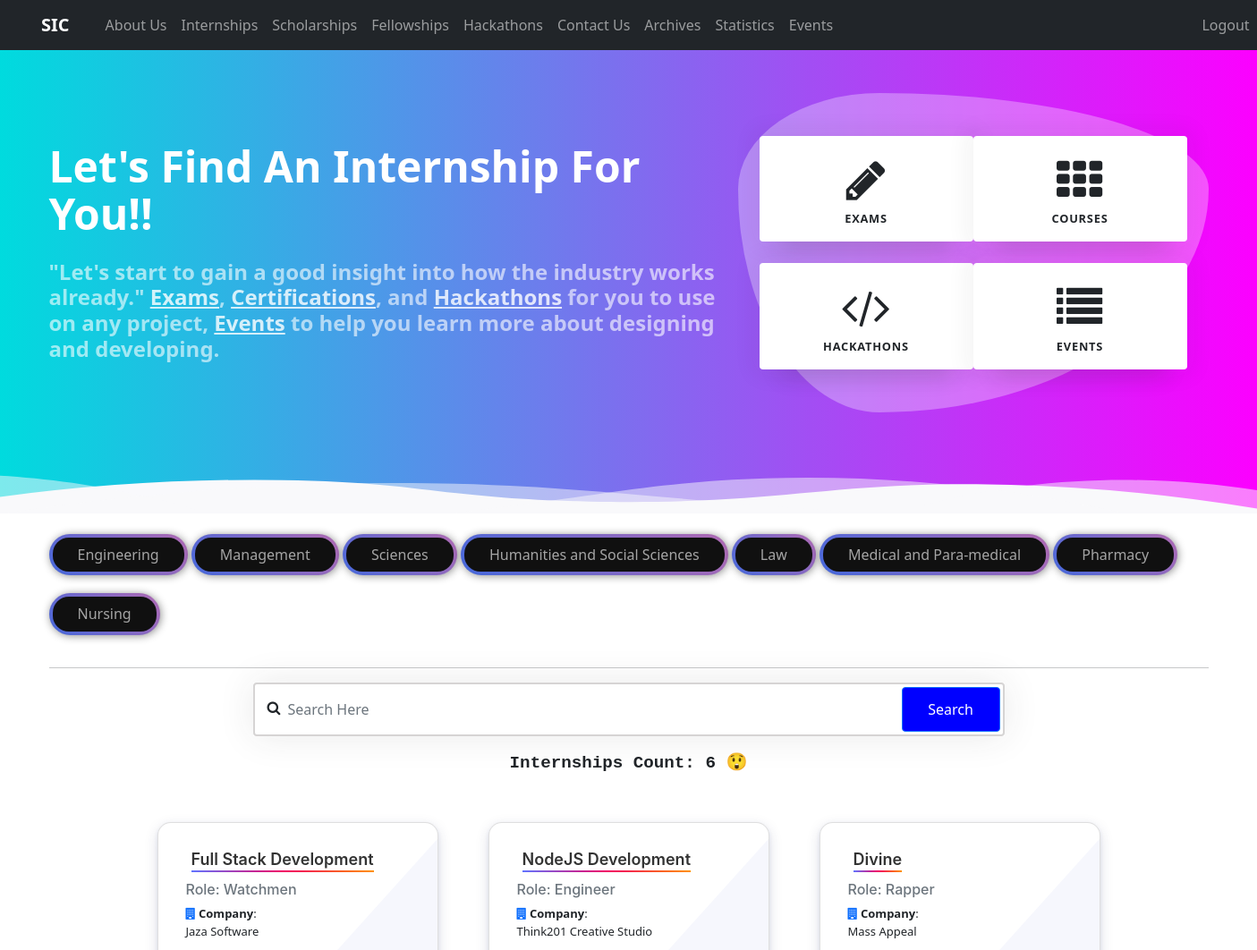
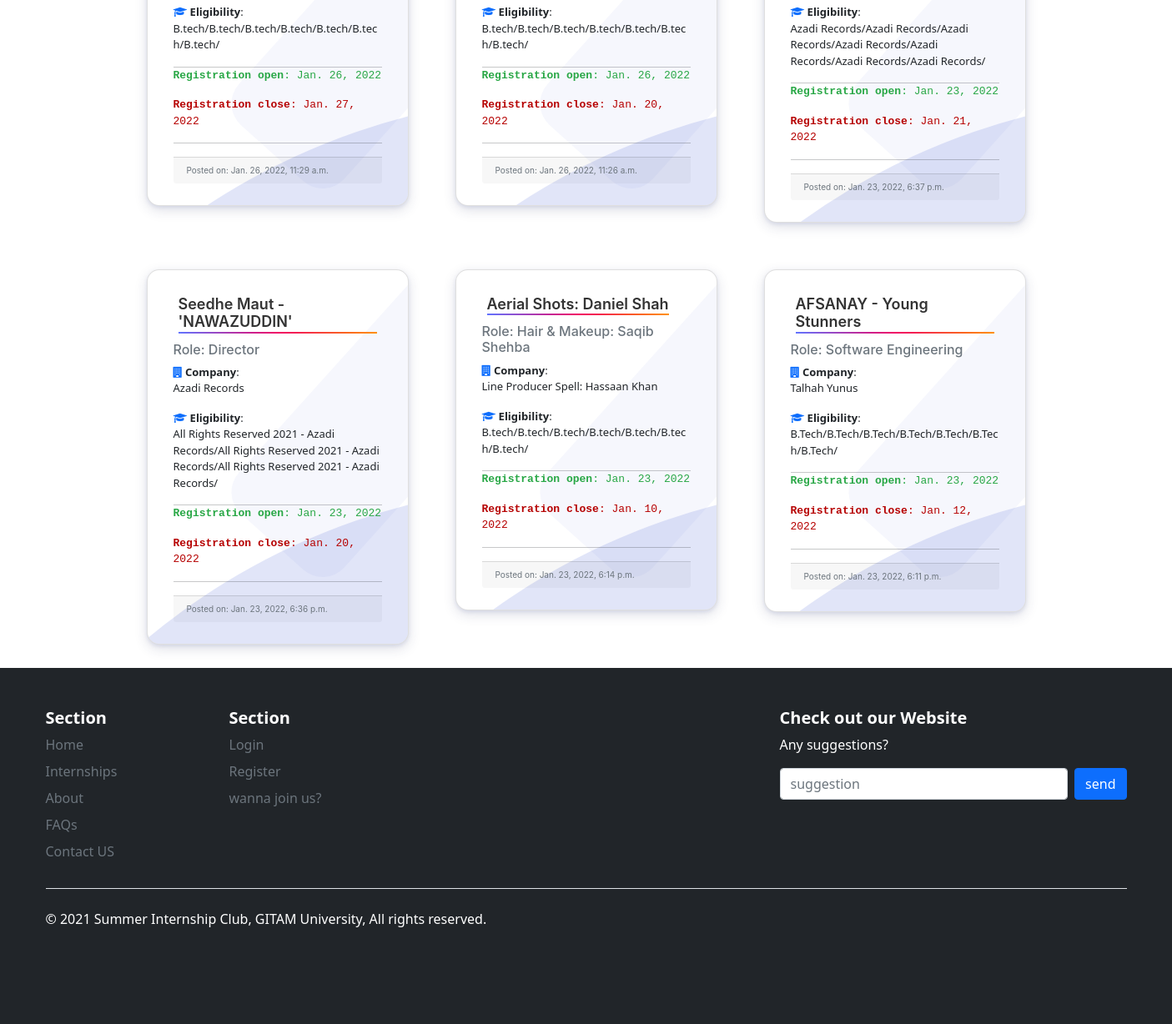
The page /internships/ (signed in) on the database its author committed (2 pictures, top to bottom).
### page/models.py (models this page shows, shortened)
class Internship(models.Model):
    title = models.CharField(max_length=75, blank=False)
    comapny_org = models.CharField(max_length=150, blank=True)
    role = models.CharField(max_length=50, blank=False)
    format = models.CharField(max_length=50, blank=False)
    description = models.TextField()
    registration_open = models.DateField()
    registration_close = models.DateField()
    eligibility = models.TextField()
    referral_link = models.CharField(max_length=100, blank=False)
    branch = models.CharField(max_length=50, choices=BRANCH_CHOICES, default='Everyone')
    date_posted = models.DateTimeField(default=timezone.now, blank=False)

### page/views.py (the view, shortened to what this page needs)
# urls.py: path('internships/', views.internships, name='page-internships'),
@login_required
def internships(request):
    context = {
        'branches': branches,
        'count': Internship.objects.all().count(),
        'posts': Internship.objects.order_by('-date_posted')
    }
    return render(request, 'page/internships.html', context)

### page/templates/page/internships.html (shortened to what this page needs)
{% extends "page/base.html" %}
{% block content %}
{% load static %}
<link href="https://maxcdn.bootstrapcdn.com/font-awesome/4.7.0/css/font-awesome.min.css" rel="stylesheet">
<header class="masthead">
    <div class="container">
        <div class="row align-items-center">
            <div class="col-lg-7 py-5">
                <h1 class="mb-4">Let's Find An Internship For You!!</h1>
                <h2 class="m-0">"Let's start to gain a good insight into how the industry works already." <a
                        href="/themes">Exams</a>, <a href="/templates">Certifications</a>, and <a href="/snippets">Hackathons</a>
                    for you to use on any project, <a href="/guides">Events</a> to help you learn more about designing
                    and developing.</h2>
            </div>
            <div class="col-lg-5">
                <div class="py-5 px-4 masthead-cards">
                    <div class="d-flex">
                        <a href="#" class="w-50 pr-3 pb-4">
                            <div class="card border-0 border-bottom-red shadow-lg shadow-hover">
                                <div class="card-body text-center">
                                    <div class="text-center">
                                        <i class="fa fa-pencil fa-4x my-2"></i>
                                    </div>
                                    EXAMS
                                </div>
                            </div>
                        </a>
                        <a href="#" class="w-50 pl-3 pb-4">
                            <div class="card border-0 border-bottom-blue shadow-lg shadow-hover">
                                <div class="card-body text-center">
                                    <div class="text-center">
                                        <i class="fa fa-th fa-4x my-2"></i>
                                    </div>
                                    COURSES
                                </div>
                            </div>
                        </a>
                    </div>
                    <div class="d-flex">
                        <a href="#" class="w-50 pr-3">
                            <div class="card border-0 border-bottom-yellow shadow-lg shadow-hover">
                                <div class="card-body text-center">
                                    <div class="text-center">
                                        <i class="fa fa-4x fa-code my-2"></i>
                                    </div>
                                    Hackathons
                                </div>
                            </div>
                        </a>
                        <a href="#" class="w-50 pl-3">
                            <div class="card border-0 border-bottom-green shadow-lg shadow-hover">
                                <div class="card-body text-center">
                                    <div class="text-center">
                                        <i class="fa fa-4x fa-list my-2"></i>
                                    </div>
                                    EVENTS
                                </div>
                            </div>
                        </a>
                    </div>
                    <div class="shape"></div>
                </div>
            </div>
        </div>
    </div>
</header>
<div class="container py-4">
    <div class="selectStreamButtons">
    {% for branch in branches %}
            <a class="bn40" href="{% url 'internship_branch' branch %}"><button class="bn30">{{branch}}</button></a>
        {% endfor %}
    </div>
    <hr/>
    <div>
        <form action="{% url 'page-internships' %}" method="POST">
            <div class="container">
                <div class="row height d-flex justify-content-center align-items-center">
                    <div class="col-md-8">
                        <div class="search"> <i class="fa fa-search"></i> <input type="text" class="form-control" id="formGroupExampleInput" placeholder="Search Here" name="search-bar" autocomplete="off"> <button type="submit" class="btn btn-primary">Search</button> </div>
                    </div>
                </div>
            </div>
        </form>
    </div>
    <div class="count">Internships Count: {{ count }} 😲</div>
    </div>
    <div class="fullcontainer">
        {% for post in posts %}
        <div class="grid">
            <div class="card cardtwo">
                <div class="hover_color_bubble"></div>
                <div class="card-body">
                    <h5 class="bn40div"><a class="card-title bn41" href="{% url 'specific_internship' post.title %}">{{ post.title }}</a></h5>
                    <h6 class="card-subtitle mb-2 text-muted">Role: {{ post.role }}</h6>
                    <p class="card-text "><i class="fa fa-building mr-3 text-primary"></i>      <b>Company</b>:<br/>{{ post.comapny_org }}</p>
                    <p class="card-text"> <i class="fa fa-graduation-cap mr-3 text-primary"></i> <b>Eligibility</b>:<br/>{{post.eligibility}}</p>
                    <hr>
                    <p class="card-texttwo green"><b>Registration open</b>: {{ post.registration_open}}</p>
                    <p class="card-texttwo red"><b>Registration close</b>: {{ post.registration_close}}</p>
                    <hr>
                    <div class="card-footer text-muted" style="font-size:10px; text-align:left">Posted on: {{ post.date_posted }}
                    </div>
                </div>
            </div>
        </div>
        {% endfor %}
    </div>
{% endblock content %}

### page/templates/page/internships.html (style rules this page uses)
.fullcontainer { display: flex; justify-content: center; flex-wrap: wrap; }
.fullcontainer > div { margin: 10px; padding: 10px; width: 350px; }
.card-title { color: rgb(61, 61, 61); text-decoration: none; }
.card-subtitle { color: #2092ed; }
.cardtwo { box-shadow: 0 2px 4px 0 rgba(136, 144, 195, 0.2), 0 5px 15px 0 rgba(37, 44, 97, 0.15); border-radius: 15px; margin: 8px; padding: 10px 15px; position: relative; z-index: 1; overflow: hidden; min-height: 265px; transition: 0.7s; font-family:-apple-system, BlinkMacSystemFont, 'Segoe UI', Roboto, Oxygen, Ubuntu, Cantarell, 'Open Sans', 'Helvetica Neue', sans-serif; }
.cardtwo:before { content: ""; position: absolute; background: rgb(85 108 214 / 5%); width: 170px; height: 400px; z-index: -1; transform: rotate(42deg); right: -56px; top: -23px; border-radius: 35px; }
.hover_color_bubble { position: absolute; background: rgb(54 81 207 / 15%); width: 100rem; height: 100rem; left: 0; right: 0; z-index: -1; top: 16rem; border-radius: 50%; transform: rotate(-36deg); left: -18rem; transition: 0.7s; }
h5 { font-weight:bolder; }
.card-text { font-size: small; font-family:'Segoe UI', Tahoma, Geneva, Verdana, sans-serif }
.card-texttwo { font-family: 'Courier New', Courier, monospace; font-size: small; font-weight: bold; }
.red { color: rgb(182, 1, 1); }
.green { color: #28a745; }
.bn41 { border-radius: 4px; font-weight: 600; font-size: large; padding: 4px 6px; color: rgb(51, 51, 51) !important; }
.bn41::after { max-width: 100%; height: 2px; display: block; content: ""; background: linear-gradient(-90deg, #ff9100 0%, #f10366 50%, #6173ff 100%); opacity: 1; margin-bottom: -6px; margin-top: 1px; }
.bn40div { display: flex; }
.cardtwo hr { margin: 0 }
.cardtwo p { font-weight: 500; }
.masthead { padding: 3rem 0 7rem; position: relative; background-color: #00DBDE; background-image: linear-gradient(90deg, #00DBDE 0%, #FC00FF 100%); background-size: cover; z-index: 0 }
.masthead svg.wave { position: absolute; bottom: -1px; left: 0 }
.masthead h1 { color: #fff; font-weight: 700; font-size: 2rem; line-height: 1.1; z-index: 1 }
.masthead h2 { color: rgba(255, 255, 255, .6); font-weight: 600; z-index: 1; font-size: 1.2rem }
.masthead a { color: rgba(255, 255, 255, .8); text-decoration: underline; z-index: 1 }
@media (min-width:992px) { .masthead h1 { font-size: 3rem } }
@media (min-width:992px) { .masthead h2 { font-size: 1.5rem } }
.masthead .masthead-cards { position: relative; z-index: 1 }
.masthead .masthead-cards .shape { position: absolute; height: 100%; width: 100%; background-color: rgba(255, 255, 255, .3); top: 0; left: 0; z-index: -1; border-radius: 30% 70% 70% 30%/30% 30% 70% 70% }
.masthead .masthead-cards .card { opacity: 1; font-size: .8rem; text-transform: uppercase; font-weight: 800; letter-spacing: .05rem; color: #212529; transition: .15s all }
.selectStreamButtons button { margin-bottom: 20px; }
.bn30 { border: 5em; cursor: pointer; outline: none; font-size: 16px; -webkit-transform: translate(0); transform: translate(0); background-image: linear-gradient(45deg, #4568dc, #b06ab3); padding: 0.7em 2em; border-radius: 65px; box-shadow: 1px 1px 10px rgba(0, 0, 0, 0.438); -webkit-transition: box-shadow 0.25s; transition: box-shadow 0.25s; color: rgba(255, 255, 255, 0.623); }
.bn30:after { content: ""; border-radius: 18px; position: absolute; margin: 4px; top: 0; left: 0; bottom: 0; right: 0; z-index: -1; background: #101010; }
.count { font-size: larger; font-weight: bold; text-align: center; margin-top: 1rem; font-family: 'Courier New', Courier, monospace; }
.border-bottom-yellow { border-color: #ffc107!important; }
.border-bottom-red { border-color: #dd3d31!important; }
.border-bottom-blue { border-color: #2092ed!important; }
.border-bottom-green { border-color: #28a745!important; }
.border-bottom-blue, .border-bottom-green, .border-bottom-red, .border-bottom-yellow { border-bottom: .4rem solid!important; }
.shadow-lg { box-shadow: 0 2rem 1.5rem -1.5rem rgba(33,37,41,.15),0 0 1.5rem .5rem rgba(33,37,41,.05)!important; }
.border-0 { border: 0!important; }
.search { position: relative; box-shadow: 0 0 40px rgba(51, 51, 51, .1) }
.search input { height: 60px; text-indent: 25px; border: 2px solid #d6d4d4 }
.search .fa-search { position: absolute; top: 20px; left: 16px }
.search button { position: absolute; top: 5px; right: 5px; height: 50px; width: 110px; background: blue }

### rows shown on the page
Internship: title "Full Stack Development", role "Watchmen", comapny_org "Jaza Software", eligibility "B.tech/B.tech/B.tech/B.tech/B.tech/B.tech/B.tech/", registration_open "Jan. 26, 2022", registration_close "Jan. 27, 2022", date_posted "Jan. 26, 2022, 11:29 a.m."
Internship: title "NodeJS Development", role "Engineer", comapny_org "Think201 Creative Studio", eligibility "B.tech/B.tech/B.tech/B.tech/B.tech/B.tech/B.tech/", registration_open "Jan. 26, 2022", registration_close "Jan. 20, 2022", date_posted "Jan. 26, 2022, 11:26 a.m."
Internship: title "Divine", role "Rapper", comapny_org "Mass Appeal", eligibility "Azadi Records/Azadi Records/Azadi Records/Azadi Records/Azadi Records/Azadi Records/Azadi Records/", registration_open "Jan. 23, 2022", registration_close "Jan. 21, 2022", date_posted "Jan. 23, 2022, 6:37 p.m."
Internship: title "Seedhe Maut - 'NAWAZUDDIN'", role "Director", comapny_org "Azadi Records", eligibility "All Rights Reserved 2021 - Azadi Records/All Rights Reserved 2021 - Azadi Records/All Rights Reserved 2021 - Azadi Records/", registration_open "Jan. 23, 2022", registration_close "Jan. 20, 2022", date_posted "Jan. 23, 2022, 6:36 p.m."
Internship: title "Aerial Shots: Daniel Shah", role "Hair & Makeup: Saqib Shehba", comapny_org "Line Producer Spell: Hassaan Khan", eligibility "B.tech/B.tech/B.tech/B.tech/B.tech/B.tech/B.tech/", registration_open "Jan. 23, 2022", registration_close "Jan. 10, 2022", date_posted "Jan. 23, 2022, 6:14 p.m."
Internship: title "AFSANAY - Young Stunners", role "Software Engineering", comapny_org "Talhah Yunus", eligibility "B.Tech/B.Tech/B.Tech/B.Tech/B.Tech/B.Tech/B.Tech/", registration_open "Jan. 23, 2022", registration_close "Jan. 12, 2022", date_posted "Jan. 23, 2022, 6:11 p.m."

### other values the page prints
{{ branch }} "Engineering" "Management" "Sciences" "Humanities and Social Sciences" "Law" "Medical and Para-medical" "Pharmacy" "Nursing"
{{ count }} "6"
